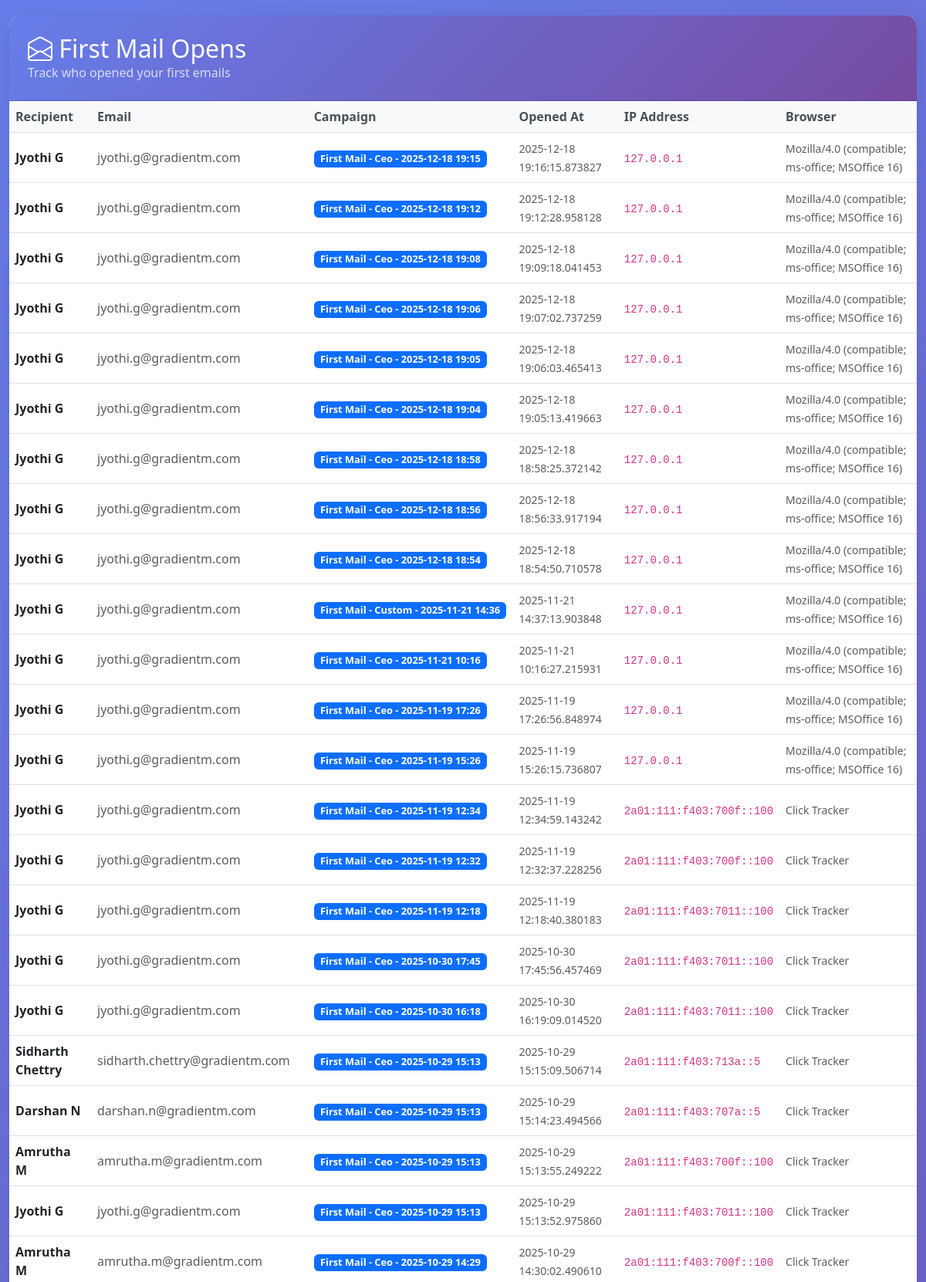
/first_mail_opens (signed in, upper part), run on the app's committed database.
### tables this page shows
CREATE TABLE email_opens (
            id INTEGER PRIMARY KEY,
            tracking_id TEXT,
            opened_at TIMESTAMP,
            ip_address TEXT,
            user_agent TEXT
        , recipient_hash TEXT);

CREATE TABLE "email_logs" (
                id INTEGER PRIMARY KEY,
                campaign_id INTEGER,
                recipient_email TEXT,
                status TEXT,
                sent_at TIMESTAMP,
                error_message TEXT,
                tracking_id TEXT UNIQUE
            , recipient_name TEXT, recipient_hash TEXT, bcc_recipients TEXT);

CREATE TABLE campaigns (
            id INTEGER PRIMARY KEY,
            name TEXT,
            status TEXT,
            total_emails INTEGER,
            sent_count INTEGER,
            failed_count INTEGER,
            scheduled_time TIMESTAMP,
            created_at TIMESTAMP DEFAULT CURRENT_TIMESTAMP
        , mail_sequence TEXT DEFAULT "first");

### app.py (the view)
@app.route("/first_mail_opens")
def first_mail_opens():
    conn = sqlite3.connect('email_campaigns.db')
    c = conn.cursor()
    c.execute('''
        SELECT el.recipient_name, el.recipient_email, c.name as campaign_name,
               eo.opened_at, eo.ip_address, eo.user_agent
        FROM email_opens eo
        JOIN email_logs el ON eo.tracking_id = el.tracking_id
        JOIN campaigns c ON el.campaign_id = c.id
        WHERE c.mail_sequence = 'first'
        ORDER BY eo.opened_at DESC
    ''')
    opens = c.fetchall()
    conn.close()
    return render_template("first_mail_opens.html", opens=opens)

### app.py (called while the page is built)
@app.before_request
def before_request():
    if request.endpoint in PUBLIC_ROUTES:
        pass
    elif not session.get('logged_in') and request.endpoint != 'login':
        return redirect(url_for('login'))
    request.environ['HTTP_NGROK_SKIP_BROWSER_WARNING'] = 'true'
    request.environ['HTTP_NGROK_SKIP_BROWSER_WARNING'] = 'any'

@app.after_request
def after_request(response):
    response.headers['ngrok-skip-browser-warning'] = 'true'
    response.headers['ngrok-skip-browser-warning'] = 'any'
    response.headers['ngrok-skip-browser-warning'] = '1'
    response.headers['User-Agent'] = 'GradientMIT-EmailTracker/1.0'
    response.headers['X-Requested-With'] = 'XMLHttpRequest'
    response.headers['Accept'] = 'text/html,application/xhtml+xml,application/xml;q=0.9,*/*;q=0.8'
    response.headers['X-Forwarded-For'] = '127.0.0.1'
    response.headers['X-Real-IP'] = '127.0.0.1'
    response.headers['CF-Connecting-IP'] = '127.0.0.1'
    response.headers['Cache-Control'] = 'no-cache, no-store, must-revalidate'
    response.headers['Pragma'] = 'no-cache'
    response.headers['Expires'] = '0'
    return response

### templates/first_mail_opens.html (shortened to what this page needs)
<!DOCTYPE html>
<html lang="en">
<head>
    <link href="https://cdn.jsdelivr.net/npm/bootstrap@5.3.0/dist/css/bootstrap.min.css" rel="stylesheet">
    <link rel="stylesheet" href="https://cdn.jsdelivr.net/npm/bootstrap-icons@1.10.5/font/bootstrap-icons.css">
</head>
<body>
    <div class="container">
        <div class="card">
            <div class="card-header">
                <h2 class="mb-0">
                    <i class="bi bi-envelope-open"></i> First Mail Opens
                </h2>
                <p class="mb-0 opacity-75">Track who opened your first emails</p>
            </div>
            <div class="card-body p-0">
                {% if opens %}
                <div class="table-responsive">
                    <table class="table table-hover">
                        <thead>
                            <tr>
                                <th>Recipient</th>
                                <th>Email</th>
                                <th>Campaign</th>
                                <th>Opened At</th>
                                <th>IP Address</th>
                                <th>Browser</th>
                            </tr>
                        </thead>
                        <tbody>
                            {% for open in opens %}
                            <tr>
                                <td>
                                    <strong>{{ open[0] or 'N/A' }}</strong>
                                </td>
                                <td>
                                    <span class="text-muted">{{ open[1] }}</span>
                                </td>
                                <td>
                                    <span class="badge bg-primary">{{ open[2] or 'Unknown' }}</span>
                                </td>
                                <td>
                                    <small class="text-muted">{{ open[3] }}</small>
                                </td>
                                <td>
                                    <code class="small">{{ open[4] or 'Unknown' }}</code>
                                </td>
                                <td>
                                    <small class="text-muted">{{ (open[5] or 'Unknown')[:50] }}{% if (open[5] or '')|length > 50 %}...{% endif %}</small>
                                </td>
                            </tr>
                            {% endfor %}
                        </tbody>
                    </table>
                </div>
                {% else %}
                <div class="text-center py-5">
                    <i class="bi bi-inbox display-1 text-muted"></i>
                    <h4 class="mt-3 text-muted">No Opens Yet</h4>
                    <p class="text-muted">No one has opened your first emails yet.</p>
                </div>
                {% endif %}
            </div>
        </div>
    </div>
</body>
</html>

### templates/first_mail_opens.html (style rules this page uses)
body { background: linear-gradient(135deg, #667eea 0%, #764ba2 100%); min-height: 100vh; font-family: 'Segoe UI', Tahoma, Geneva, Verdana, sans-serif; padding: 20px 0; }
.container { max-width: 1200px; }
.card { border-radius: 15px; box-shadow: 0 10px 30px rgba(0,0,0,0.1); border: none; background: rgba(255, 255, 255, 0.95); backdrop-filter: blur(10px); }
.card-header { background: linear-gradient(135deg, #667eea 0%, #764ba2 100%); color: white; border-radius: 15px 15px 0 0 !important; padding: 1.5rem; }
.table { margin-bottom: 0; }
.table th { border-top: none; background: #f8f9fa; font-weight: 600; color: #495057; }
.table td { vertical-align: middle; }
.badge { font-size: 0.8rem; }

### data on the page
email_opens: recipient_name "Jyothi G", recipient_email "jyothi.g@gradientm.com", name "First Mail - Ceo - 2025-12-18 19:15", opened_at "2025-12-18 19:16:15.873827", ip_address "127.0.0.1", user_agent "Mozilla/4.0 (compatible; ms-office; MSOffice 16)"
email_opens: recipient_name "Jyothi G", recipient_email "jyothi.g@gradientm.com", name "First Mail - Ceo - 2025-12-18 19:12", opened_at "2025-12-18 19:12:28.958128", ip_address "127.0.0.1", user_agent "Mozilla/4.0 (compatible; ms-office; MSOffice 16)"
email_opens: recipient_name "Jyothi G", recipient_email "jyothi.g@gradientm.com", name "First Mail - Ceo - 2025-12-18 19:08", opened_at "2025-12-18 19:09:18.041453", ip_address "127.0.0.1", user_agent "Mozilla/4.0 (compatible; ms-office; MSOffice 16)"
email_opens: recipient_name "Jyothi G", recipient_email "jyothi.g@gradientm.com", name "First Mail - Ceo - 2025-12-18 19:06", opened_at "2025-12-18 19:07:02.737259", ip_address "127.0.0.1", user_agent "Mozilla/4.0 (compatible; ms-office; MSOffice 16)"
email_opens: recipient_name "Jyothi G", recipient_email "jyothi.g@gradientm.com", name "First Mail - Ceo - 2025-12-18 19:05", opened_at "2025-12-18 19:06:03.465413", ip_address "127.0.0.1", user_agent "Mozilla/4.0 (compatible; ms-office; MSOffice 16)"
email_opens: recipient_name "Jyothi G", recipient_email "jyothi.g@gradientm.com", name "First Mail - Ceo - 2025-12-18 19:04", opened_at "2025-12-18 19:05:13.419663", ip_address "127.0.0.1", user_agent "Mozilla/4.0 (compatible; ms-office; MSOffice 16)"
email_opens: recipient_name "Jyothi G", recipient_email "jyothi.g@gradientm.com", name "First Mail - Ceo - 2025-12-18 18:58", opened_at "2025-12-18 18:58:25.372142", ip_address "127.0.0.1", user_agent "Mozilla/4.0 (compatible; ms-office; MSOffice 16)"
email_opens: recipient_name "Jyothi G", recipient_email "jyothi.g@gradientm.com", name "First Mail - Ceo - 2025-12-18 18:56", opened_at "2025-12-18 18:56:33.917194", ip_address "127.0.0.1", user_agent "Mozilla/4.0 (compatible; ms-office; MSOffice 16)"
email_opens: recipient_name "Jyothi G", recipient_email "jyothi.g@gradientm.com", name "First Mail - Ceo - 2025-12-18 18:54", opened_at "2025-12-18 18:54:50.710578", ip_address "127.0.0.1", user_agent "Mozilla/4.0 (compatible; ms-office; MSOffice 16)"
email_opens: recipient_name "Jyothi G", recipient_email "jyothi.g@gradientm.com", name "First Mail - Custom - 2025-11-21 14:36", opened_at "2025-11-21 14:37:13.903848", ip_address "127.0.0.1", user_agent "Mozilla/4.0 (compatible; ms-office; MSOffice 16)"
email_opens: recipient_name "Jyothi G", recipient_email "jyothi.g@gradientm.com", name "First Mail - Ceo - 2025-11-21 10:16", opened_at "2025-11-21 10:16:27.215931", ip_address "127.0.0.1", user_agent "Mozilla/4.0 (compatible; ms-office; MSOffice 16)"
email_opens: recipient_name "Jyothi G", recipient_email "jyothi.g@gradientm.com", name "First Mail - Ceo - 2025-11-19 17:26", opened_at "2025-11-19 17:26:56.848974", ip_address "127.0.0.1", user_agent "Mozilla/4.0 (compatible; ms-office; MSOffice 16)"
email_opens: recipient_name "Jyothi G", recipient_email "jyothi.g@gradientm.com", name "First Mail - Ceo - 2025-11-19 15:26", opened_at "2025-11-19 15:26:15.736807", ip_address "127.0.0.1", user_agent "Mozilla/4.0 (compatible; ms-office; MSOffice 16)"
email_opens: recipient_name "Jyothi G", recipient_email "jyothi.g@gradientm.com", name "First Mail - Ceo - 2025-11-19 12:34", opened_at "2025-11-19 12:34:59.143242", ip_address "2a01:111:f403:700f::100", user_agent "Click Tracker"
email_opens: recipient_name "Jyothi G", recipient_email "jyothi.g@gradientm.com", name "First Mail - Ceo - 2025-11-19 12:32", opened_at "2025-11-19 12:32:37.228256", ip_address "2a01:111:f403:700f::100", user_agent "Click Tracker"
email_opens: recipient_name "Jyothi G", recipient_email "jyothi.g@gradientm.com", name "First Mail - Ceo - 2025-11-19 12:18", opened_at "2025-11-19 12:18:40.380183", ip_address "2a01:111:f403:7011::100", user_agent "Click Tracker"
email_opens: recipient_name "Jyothi G", recipient_email "jyothi.g@gradientm.com", name "First Mail - Ceo - 2025-10-30 17:45", opened_at "2025-10-30 17:45:56.457469", ip_address "2a01:111:f403:7011::100", user_agent "Click Tracker"
email_opens: recipient_name "Jyothi G", recipient_email "jyothi.g@gradientm.com", name "First Mail - Ceo - 2025-10-30 16:18", opened_at "2025-10-30 16:19:09.014520", ip_address "2a01:111:f403:7011::100", user_agent "Click Tracker"
email_opens: recipient_name "Sidharth Chettry", recipient_email "sidharth.chettry@gradientm.com", name "First Mail - Ceo - 2025-10-29 15:13", opened_at "2025-10-29 15:15:09.506714", ip_address "2a01:111:f403:713a::5", user_agent "Click Tracker"
email_opens: recipient_name "Darshan N", recipient_email "darshan.n@gradientm.com", name "First Mail - Ceo - 2025-10-29 15:13", opened_at "2025-10-29 15:14:23.494566", ip_address "2a01:111:f403:707a::5", user_agent "Click Tracker"
email_opens: recipient_name "Amrutha M", recipient_email "amrutha.m@gradientm.com", name "First Mail - Ceo - 2025-10-29 15:13", opened_at "2025-10-29 15:13:55.249222", ip_address "2a01:111:f403:700f::100", user_agent "Click Tracker"
email_opens: recipient_name "Jyothi G", recipient_email "jyothi.g@gradientm.com", name "First Mail - Ceo - 2025-10-29 15:13", opened_at "2025-10-29 15:13:52.975860", ip_address "2a01:111:f403:7011::100", user_agent "Click Tracker"
email_opens: recipient_name "Amrutha M", recipient_email "amrutha.m@gradientm.com", name "First Mail - Ceo - 2025-10-29 14:29", opened_at "2025-10-29 14:30:02.490610", ip_address "2a01:111:f403:700f::100", user_agent "Click Tracker"
